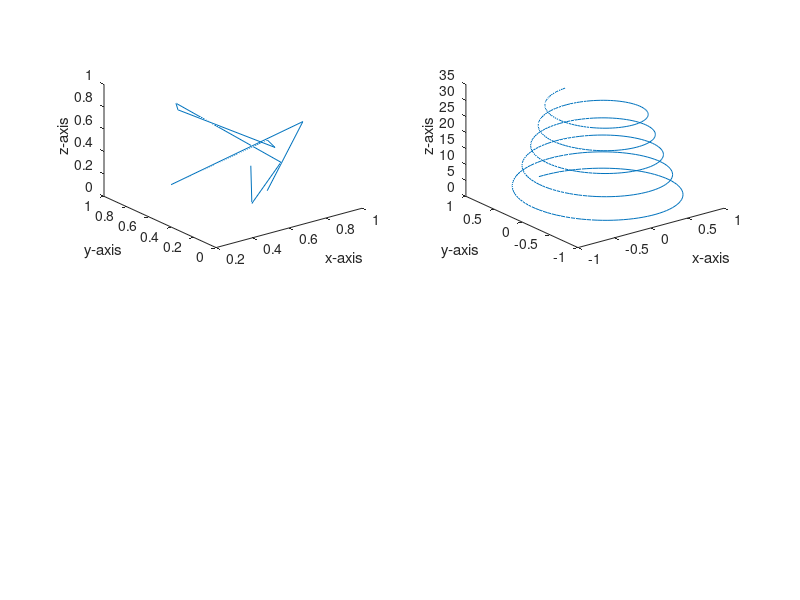

The MATLAB script that drew this image:
t = 0:pi/50:10*pi;
subplot(2,2,1)
plot3(rand(1,10), rand(1,10), rand(1,10))
xlabel('x-axis'), ylabel('y-axis'), zlabel('z-axis')
subplot(2,2,2)
plot3(exp(-0.02*t).*sin(t), exp(-0.02*t).*cos(t),t), ...
xlabel('x-axis'), ylabel('y-axis'), zlabel('z-axis')